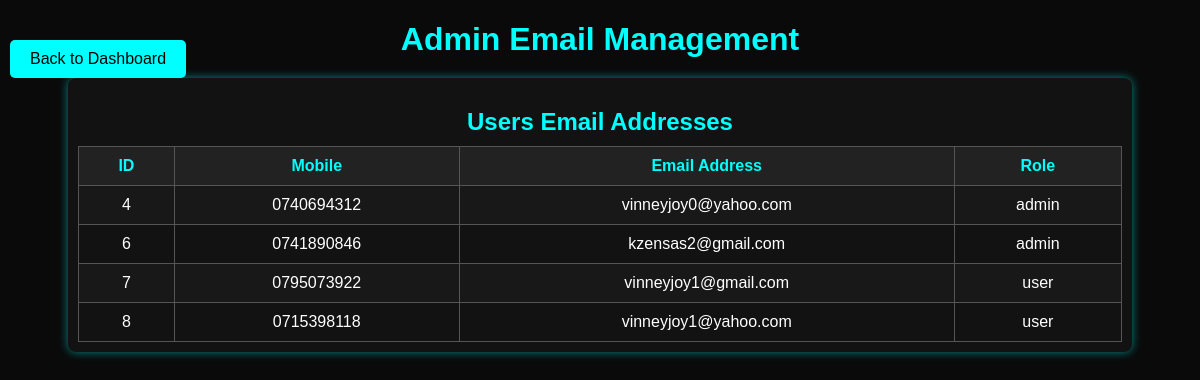
Page /admin/manage_emails (signed in) on the committed database.
### app.py (models this page shows)
class User(db.Model, UserMixin):
    id = db.Column(db.Integer, primary_key=True)
    mobile = db.Column(db.String(10), unique=True, nullable=False)
    email = db.Column(db.String(120), unique=True,  nullable=False)
    password = db.Column(db.String(255), nullable=False)
    role = db.Column(db.String(10), nullable=False, default='user')
    created_at = db.Column(db.DateTime, default=nairobi_time)
    profile_image = db.Column(db.String(255), default='/static/default-profile.png')
    location = db.Column(db.String(255), nullable=True)
    agreed = db.Column(db.Boolean, default=False)
    active = db.Column(db.Boolean, default=True)

### app.py (the view)
@app.route('/admin/manage_emails')
@admin_required
@csrf.exempt
def manage_emails():
    users = User.query.all()
    return render_template('admin_manage_emails.html', users=users)

### app.py (called while the page is built)
@app.before_request
def make_session_permanent():
    session.permanent = True

@app.before_request
def auto_logout_user():
    if current_user.is_authenticated:
        user = User.query.filter_by(id=current_user.id).first()
        if user and user.role != current_user.role:
            logout_user()
            flash("Role has changed. Please log in again.", "error")
            return redirect(url_for('login'))

def admin_required(f):
    @wraps(f)
    def decorated_function(*args, **kwargs):
        if not current_user.is_authenticated or current_user.role != 'admin':
            return abort(403)
        return f(*args, **kwargs)
    return decorated_function

@login_manager.user_loader
def load_user(user_id):
    return User.query.get(int(user_id))

@app.context_processor
def inject_csrf_token():
    from flask_wtf.csrf import generate_csrf
    return dict(csrf_token=generate_csrf)

### templates/admin_manage_emails.html (shortened to what this page needs)
<!DOCTYPE html>
<html lang="en">
<head>
</head>
<body>
  <h1>Admin Email Management</h1>
  <button onclick="window.location.href='/admin/dashboard'">Back to Dashboard</button>
  <div class="section">
    <h2>Users Email Addresses</h2>
    <table>
      <tr>
        <th>ID</th>
        <th>Mobile</th>
        <th>Email Address</>
        <th>Role</th>
      </tr>
      {% for user in users %}
      <tr>
        <td>{{ user.id }}</td>
        <td>{{ user.mobile }}</td>
        <td>{{ user.email }}</td>
        <td>{{ user.role }}</td>
      </tr>
      {% endfor %}
    </table>
  </div>
</body>
</html>

### templates/admin_manage_emails.html (style rules this page uses)
body { background: #0A0A0A; color: white; font-family: Arial, sans-serif; margin: 20px; text-align: center; }
h1, h2 { color: cyan; margin-bottom: 10px; }
.section { margin: 20px auto; width: 90%; padding: 10px; border-radius: 8px; background: #121212; box-shadow: 0px 0px 10px rgba(0, 255, 255, 0.5); }
table { width: 100%; border-collapse: collapse; margin-top: 10px; }
th, td { padding: 10px; border: 1px solid #555; text-align: center; }
th { background: #222; color: cyan; font-weight: bold; }
tr:nth-child(even) { background: #181818; }
button { margin-top: 20px; position: fixed; top: 20px; left: 10px; padding: 10px 20px; font-size: 16px; border: none; background: cyan; color: black; cursor: pointer; border-radius: 5px; transition: 0.3s; }

### rows in the picture
User: id "4", mobile "0740694312", email "vinneyjoy0@yahoo.com", role "admin"
User: id "6", mobile "0741890846", email "kzensas2@gmail.com", role "admin"
User: id "7", mobile "0795073922", email "vinneyjoy1@gmail.com", role "user"
User: id "8", mobile "0715398118", email "vinneyjoy1@yahoo.com", role "user"
